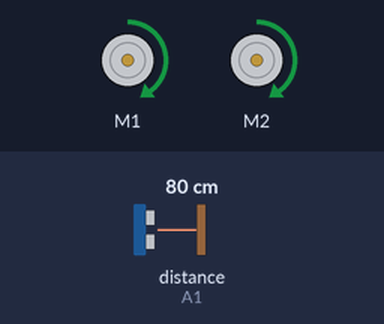
A sketch run on a simulated Arduino Uno, built with avr-gcc and run on an emulated ATmega328P. On the bench: 2 × DC motor (green arrow = forward, orange = backward, longer = faster). Wiring (inferred from the names in the program): ultrasonic range finder: trigger A0; echo A1. The test bench sets the inputs (shaded band); at power-on: distance to the obstacle (sensor on A1) 80 cm. The echo pulse lasts 58.3 µs per cm; what the sketch prints to the serial monitor is not drawn.

Above: at 1.2 s.
1.3 s: distance to the obstacle (sensor on A1) set to 4 cm
4.3 s: distance to the obstacle (sensor on A1) set to 2 cm
Timing chart, 0 to 7.3 s (numbered marks = the images above; inputs shaded):
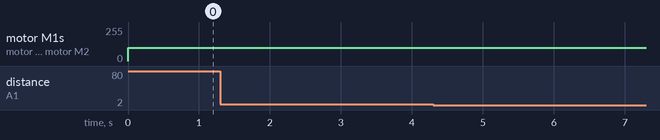

The sketch:

3.SMARS_Detectar_Obstaculo_v2.ino
```cpp
/********************************************************************************
*********************************************************************************
********************************   SMARS ROVER  *********************************
Programa que permite esquivar obstáculos
@pedro_b_m
https://github.com/clasedetecnologia/SMARS/
********************************************************************************
********************************************************************************/
#include <AFMotor.h> //importamos la librería AFMotor, para controlar el shield de motores
AF_DCMotor motorIZQ(1); // set up motor1. motorIZQ es el nombre, conectado al puerto 1
AF_DCMotor motorDER(2); // set up motor2. motorDER es el nombre, conectado al puerto 2
long duracion, distancia;
void setup() {
  //velocidades de los distintos motores
  int v_der = 100;
  int v_izq = 100;

  motorIZQ.setSpeed(v_izq); //set the speed of the motors, between 0-255
  motorDER.setSpeed (v_der);
  motorDER.run(RELEASE);         //turns L motor on
  motorIZQ.run(RELEASE);         //turns R motor on
  Serial.begin(9600); // Arranco puerto serie
  pinMode(A0, OUTPUT);// Trigger (disparador) como puerto de salida
  pinMode(A1, INPUT);// Echo (receptor) como puerto de entrada

}

void loop() {
  motorIZQ.run(FORWARD);
  motorDER.run(FORWARD);

  distancia = medirDistancia();// Mide distancia en cm

  if (distancia < 10){
    //Haz algo....


  } //fin if
}

 //Función que usa el sensor de ultrasonidos para medir distancias.
 long medirDistancia(){
  digitalWrite(A0, LOW);
  delayMicroseconds(2); // Se requiere retardo para dar tiempo al sensor
  digitalWrite(A0, HIGH);
  delayMicroseconds(10);
  digitalWrite(A0, LOW);
  duracion = pulseIn(A1, HIGH);
  // Convertimos la distancia a cm
  distancia = 0.017*duracion;
  //V= Espacio/tiempo; Vsonido= 340 m/s = 34*10^3 cm/s; De ahí el 0,017
  delay (50);
  Serial.print("Distancia: ");
  Serial.println(distancia);
  return distancia;
  }
```

Measured:
- after the input at 1.3 s, every drawn part: stays the same
- after the input at 4.3 s, every drawn part: stays the same
